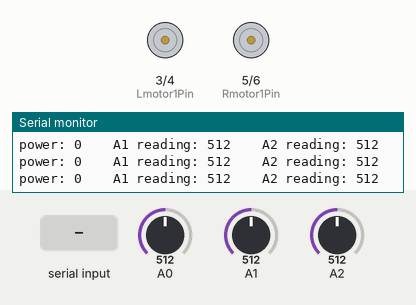
This sketch was run on a simulated Arduino Uno, built with avr-gcc and run on an emulated ATmega328P. Parts: motor-driver pin pairs drawn as motors (green arrow = first pin HIGH = forward, orange = second pin HIGH = backward, longer = more drive, scaled by the enable pin), the last lines printed to the serial monitor. The inputs (shaded band) are chosen by the test bench; at power-on: A0 = 512, A1 = 512, A2 = 512.

Above: at 1.2 s.
1.3 s: A0 set to 900
4.3 s: A1 set to 893
7.3 s: A1 set to 915
At 8.7 s:
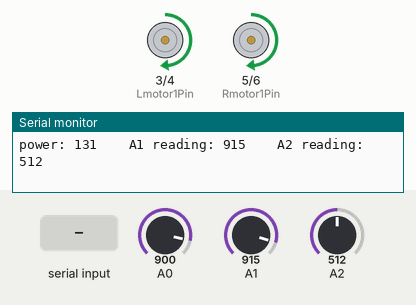
10.3 s: A2 set to 885
13.3 s: A2 set to 915
At 14.2 s:
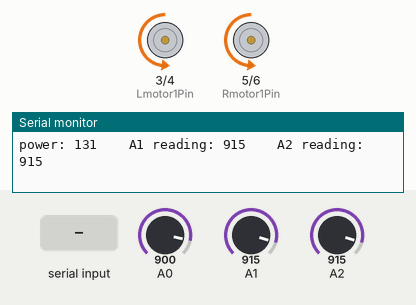
16.3 s: byte 30 received over Serial
At 17.3 s:
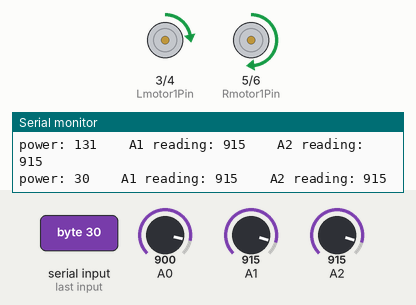
Timing chart, 0 to 20.3 s (numbered marks = the images above; inputs shaded):
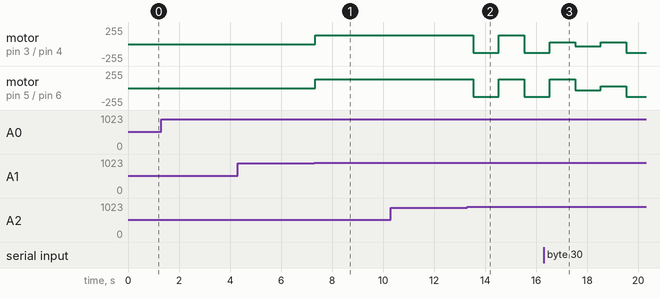

Measured:
- the behaviour switches between 900 and 901 on A1 (found by bisection; images 0 and 1)
- the behaviour switches between 900 and 901 on A2 (found by bisection; images 1 and 2)
- after the input at 7.3 s, motor on pin 3 (Lmotor1Pin) / pin 4 (Lmotor2Pin), motor on pin 5 (Rmotor1Pin) / pin 6 (Rmotor2Pin): stopped → forward 131/255 at once
- after the input at 13.3 s, motor on pin 3 (Lmotor1Pin) / pin 4 (Lmotor2Pin), motor on pin 5 (Rmotor1Pin) / pin 6 (Rmotor2Pin): forward 131/255 → backward 131/255 after 0.22 s, → forward 131/255 1.0 s later, → backward 131/255 1.0 s later

The sketch:

two_motor_control_py.ino
```cpp
// Shaky table with back and forth motion. The sketch initially looks for motor
// power from Serial.read() then defaults to a potentiometer plugged into A0.
// Motion is moderated by a feedback control system that becomes grounded on
// either side whenever the tabletop touches a wall.

const int Lmotor1Pin = 3;    // H-bridge leg 1 (pin 2, 1A)
const int Lmotor2Pin = 4;    // H-bridge leg 2 (pin 7, 2A)
const int LenablePin = 9;    // H-bridge left enable pin
const int Rmotor1Pin = 5;    // H-bridge leg 1 (pin 2, 1A)
const int Rmotor2Pin = 6;    // H-bridge leg 2 (pin 7, 2A)
const int RenablePin = 10;    // H-bridge enable pin
const int RATE = 1;
// wait this many milliseconds after Serial input stops before reverting to A0 (pot)
const int WAIT_FOR_STOP = 3000;
// wait this many milliseconds before automatically switching motor direction
const int SWITCH_DIRECTION = 1000;

int power;
boolean forward;
unsigned long start_pulse;
unsigned long last_input;
int input;
int threshold;

void setup() {

  pinMode(Lmotor1Pin, OUTPUT);
  pinMode(Lmotor2Pin, OUTPUT);
  pinMode(Rmotor1Pin, OUTPUT);
  pinMode(Rmotor2Pin, OUTPUT);

  forward = true;
  last_input = 0;

  // threshold is the cutoff between a HIGH reading and a ground reading for
  // the control strips. This has been a little sketchy in the past; eventually
  // we should come up with a better system or a way to keep the threshold up to
  // date
  threshold = 900;
  Serial.begin(9600);
}

void loop() {

  input = Serial.read();
  if(input != -1) {
    power = input;
    last_input = millis();
  } else if (millis() - last_input > WAIT_FOR_STOP) {
    power = map(analogRead(A0), 0, 1024, 0, 150);
  }

  analogWrite(RenablePin, power);
  analogWrite(LenablePin, power);

  Serial.print("power: "); Serial.print(power);
  Serial.print("    A1 reading: "); Serial.print(analogRead(A1));
  Serial.print("    A2 reading: "); Serial.println(analogRead(A2));

  start_pulse = millis();
  if(forward) {
    while(analogRead(A1) > threshold && (millis() - start_pulse) < SWITCH_DIRECTION) {
      digitalWrite(Lmotor1Pin, HIGH);   // set leg 1 of the H-bridge low
      digitalWrite(Lmotor2Pin, LOW);  // set leg 2 of the H-bridge high
      digitalWrite(Rmotor1Pin, HIGH);   // set leg 1 of the H-bridge low
      digitalWrite(Rmotor2Pin, LOW);  // set leg 2 of the H-bridge high
    }
    digitalWrite(RenablePin, 0);
    digitalWrite(LenablePin, 0);
  } else {
    while(analogRead(A2) > threshold && (millis() - start_pulse) < SWITCH_DIRECTION) {
      digitalWrite(Lmotor1Pin, LOW);   // set leg 1 of the H-bridge low
      digitalWrite(Lmotor2Pin, HIGH);  // set leg 2 of the H-bridge high
      digitalWrite(Rmotor1Pin, LOW);   // set leg 1 of the H-bridge low
      digitalWrite(Rmotor2Pin, HIGH);  // set leg 2 of the H-bridge high
    }
    digitalWrite(RenablePin, 0);
    digitalWrite(LenablePin, 0);
  }
  forward = !forward;
}
```
